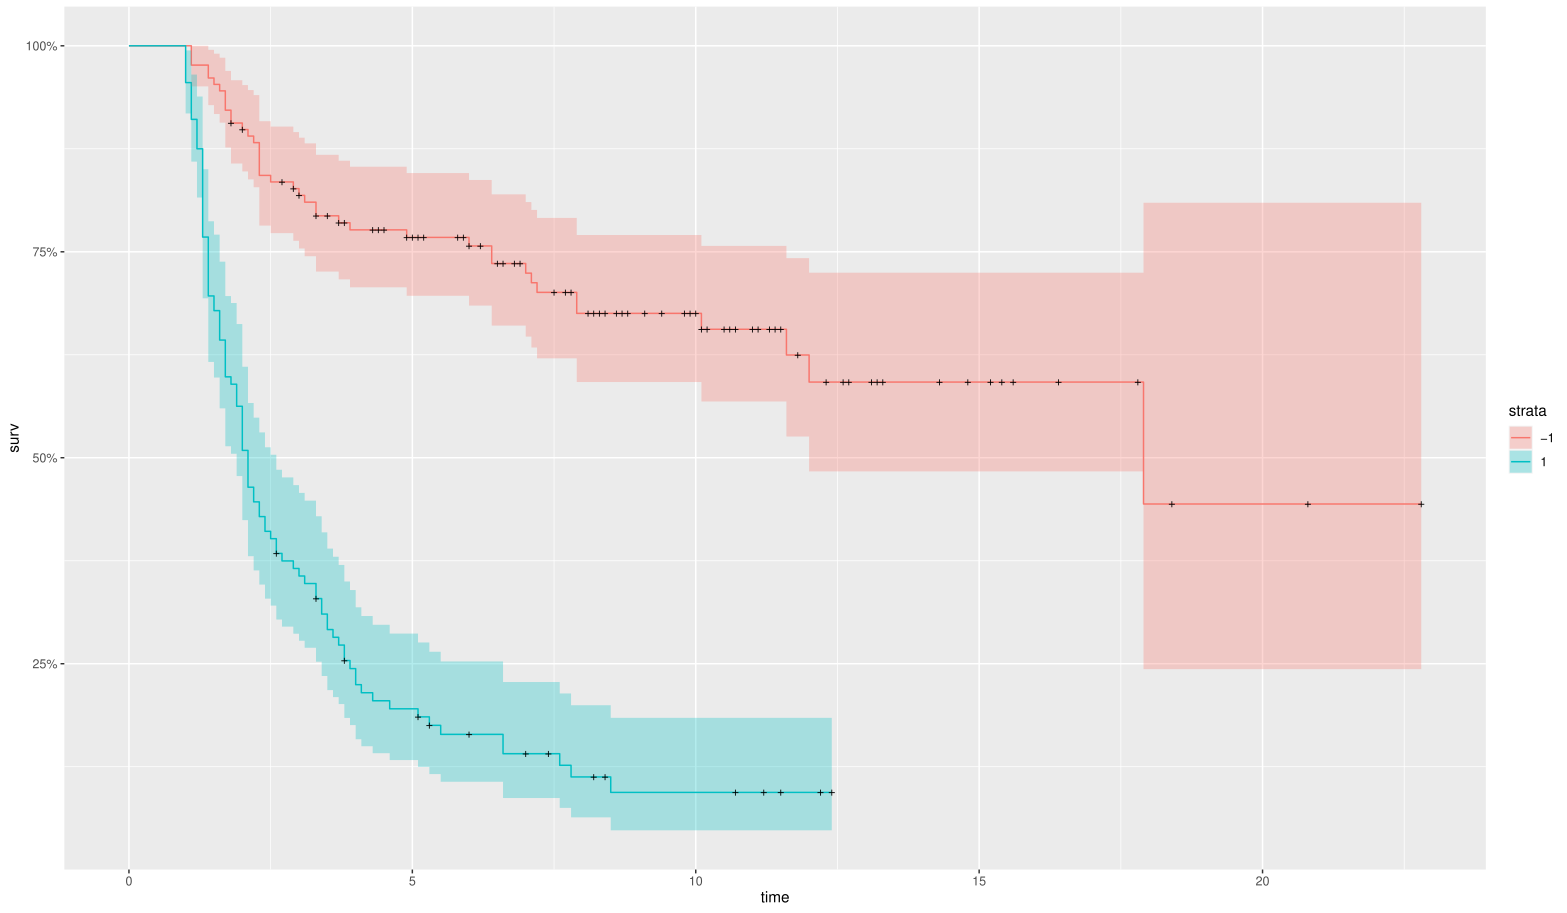

Generate this figure with R:
library(glmnet)
library(MASS)
library(survival)
load("LymphomaData.rda")
attach("LymphomaData.rda")

names(patient.data)

x <- t(patient.data$x)
y <- patient.data$time
delta <- patient.data$status
Surv(y, delta)

library(ranger)
library(ggplot2)
library(dplyr)
library(ggfortify)

cv.fit <- cv.glmnet(x, Surv(y, delta), family = "cox")
fit2 <- glmnet(x, Surv(y, delta), lambda = cv.fit$lambda.min, family = "cox")
z <- sign(drop(x %*% fit2$beta))
fit3 <- survfit(Surv(y, delta) ~ z)
autoplot(fit3)
